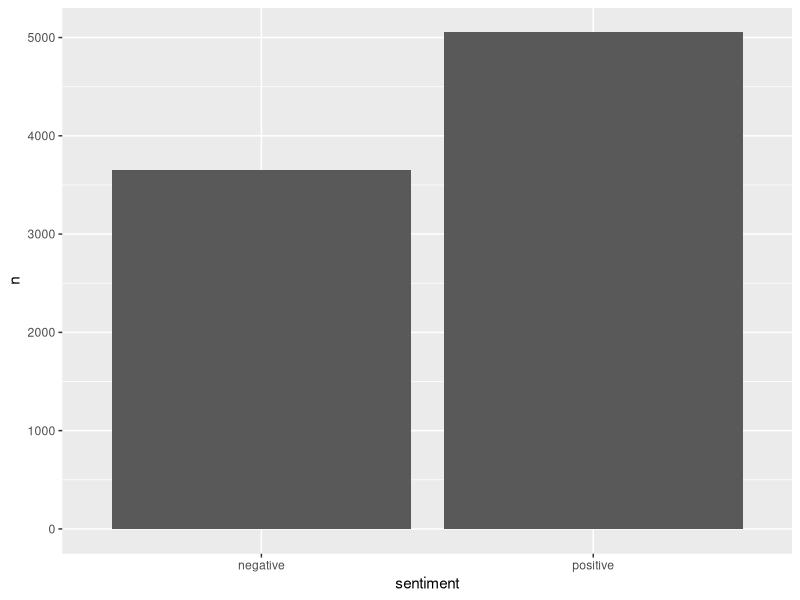

The R script that drew this image:
## ---- chunk 1
library(tidyverse)
library(tidytext)
library(janeaustenr)
## ---- chunk 2
book <- austen_books() %>%
  filter(book == "Pride & Prejudice")
## ---- chunk 3
tidy_book <- book %>%
  unnest_tokens(word, text)
## ---- chunk 4
sentiment_data <- tidy_book %>%
  inner_join(get_sentiments("bing"))
## ---- chunk 5
sentiment_counts <- sentiment_data %>%
  count(sentiment)
## ---- chunk 6
ggplot(sentiment_counts,
       aes(x = sentiment, y = n)) +
  geom_col()
